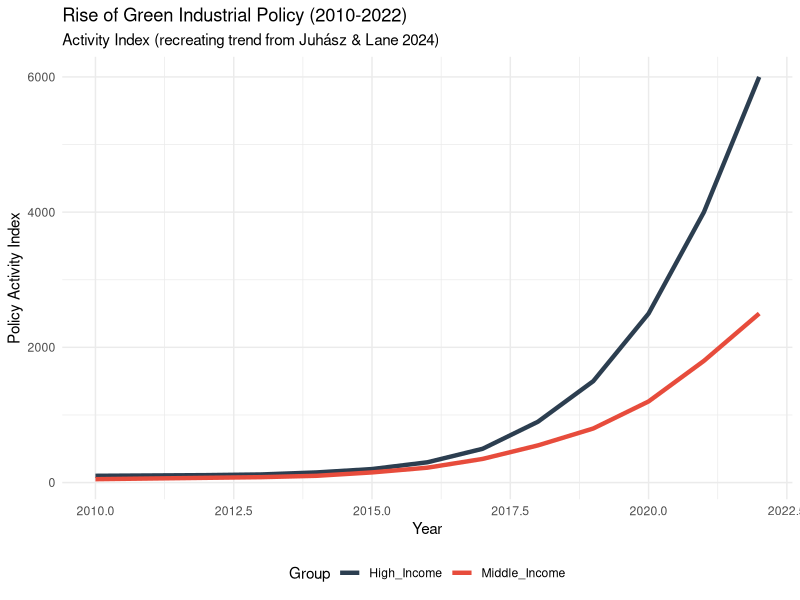
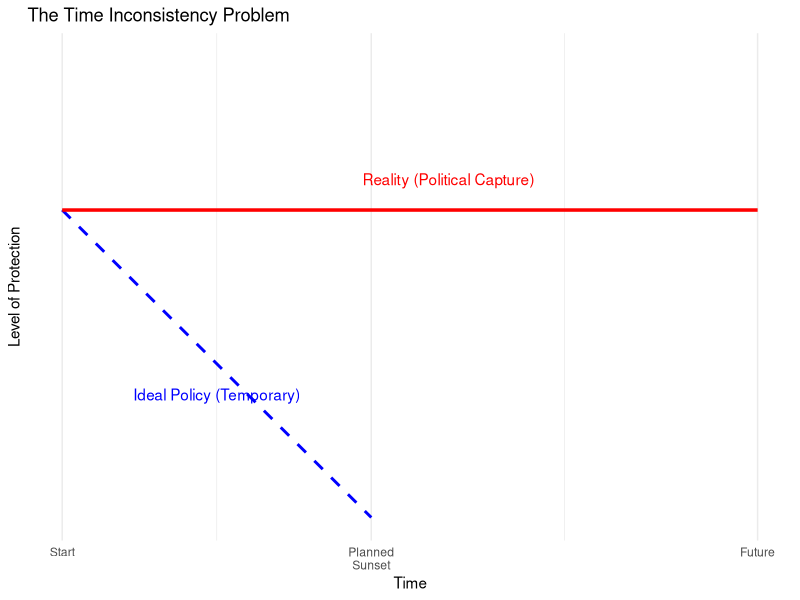
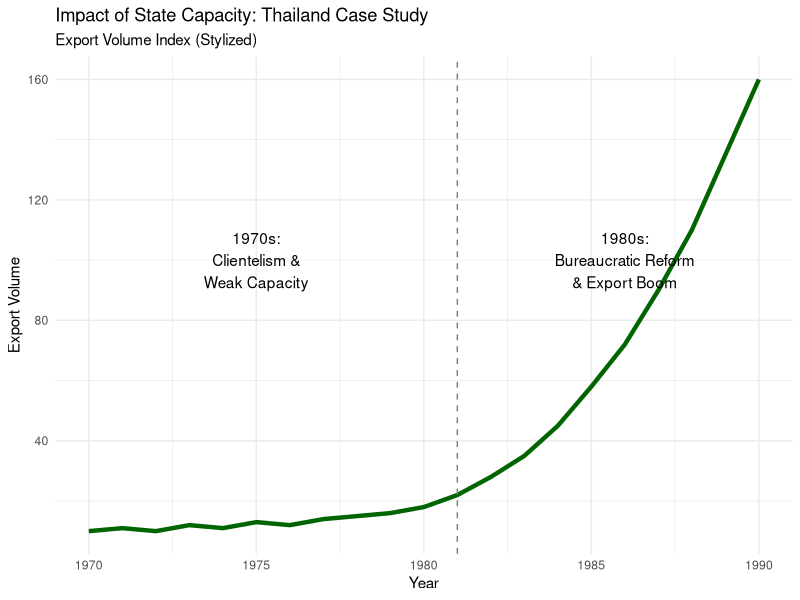
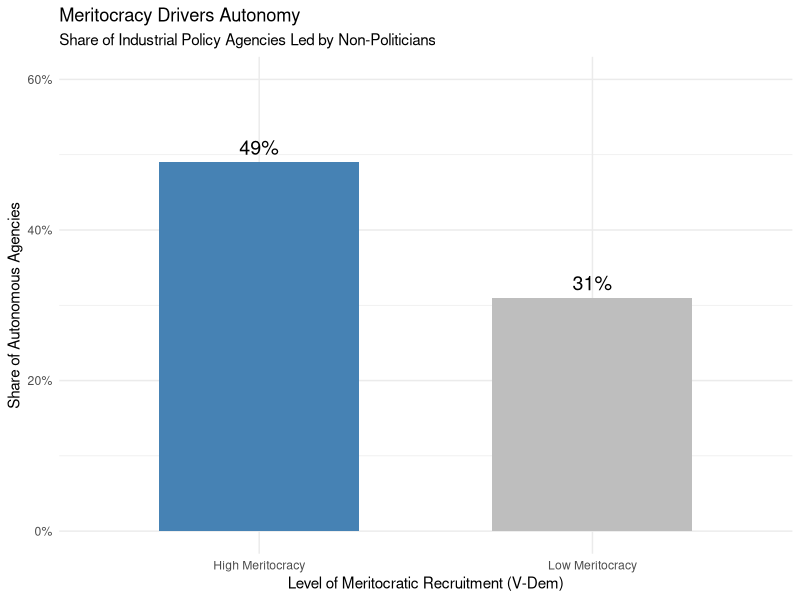

Write the R code that produced these figures, in order.
## ---- chunk 1
#| echo: false
#| message: false
#| warning: false
#| fig-align: center
#| fig-height: 4

library(ggplot2)
library(dplyr)
library(tidyr)

# Generating dummy data to mimic Figure 1 in Juhász & Lane (2024) [2, 8, 9]
# "Hockey-stick" trend starting around 2015
years <- 2010:2022
n <- length(years)

# Dummy trends
high_income <- c(100, 105, 110, 120, 150, 200, 300, 500, 900, 1500, 2500, 4000, 6000)
middle_income <- c(50, 60, 70, 80, 100, 150, 220, 350, 550, 800, 1200, 1800, 2500)

data_ip <- data.frame(
  Year = years,
  High_Income = high_income,
  Middle_Income = middle_income
) %>%
  pivot_longer(cols = c("High_Income", "Middle_Income"), 
               names_to = "Group", 
               values_to = "Activity_Index")

ggplot(data_ip, aes(x = Year, y = Activity_Index, color = Group)) +
  geom_line(linewidth = 1.5) +
  scale_color_manual(values = c("High_Income" = "#2c3e50", "Middle_Income" = "#e74c3c")) +
  labs(title = "Rise of Green Industrial Policy (2010-2022)",
       subtitle = "Activity Index (recreating trend from Juhász & Lane 2024)",
       y = "Policy Activity Index",
       x = "Year") +
  theme_minimal() +
  theme(legend.position = "bottom")
## ---- chunk 2
#| echo: false
#| message: false
#| warning: false
#| fig-align: center
#| fig-height: 3

# Conceptual visualization of Time Inconsistency
time_data <- data.frame(
  Phase = c("Start", "Planned End", "Actual End"),
  Time = c(1, 5, 10),
  Protection_Level = c(100, 0, 100)
)

ggplot() +
  # Planned path
  geom_segment(aes(x = 1, y = 100, xend = 5, yend = 0), linetype = "dashed", color = "blue", linewidth = 1) +
  annotate("text", x = 3, y = 40, label = "Ideal Policy (Temporary)", color = "blue") +
  # Actual path (Political Capture)
  geom_segment(aes(x = 1, y = 100, xend = 10, yend = 100), color = "red", linewidth = 1.2) +
  annotate("text", x = 6, y = 110, label = "Reality (Political Capture)", color = "red") +
  scale_x_continuous(breaks = c(1, 5, 10), labels = c("Start", "Planned\nSunset", "Future")) +
  scale_y_continuous(limits = c(0, 150), breaks = NULL) +
  labs(title = "The Time Inconsistency Problem",
       x = "Time", y = "Level of Protection") +
  theme_minimal()
## ---- chunk 3
#| echo: false
#| message: false
#| warning: false
#| fig-align: center
#| fig-height: 4

# Dummy data mimicking the Thailand export boom narrative [21-23]
years_thai <- 1970:1990
# 70s: volatile, low growth. 80s: structural break, high growth.
exports <- c(
  # 1970-1979 (Stagnation/Volatile)
  10, 11, 10, 12, 11, 13, 12, 14, 15, 16,
  # 1980-1990 (Reform & Boom)
  18, 22, 28, 35, 45, 58, 72, 90, 110, 135, 160
)

data_thai <- data.frame(Year = years_thai, Exports = exports)

ggplot(data_thai, aes(x = Year, y = Exports)) +
  geom_line(color = "darkgreen", linewidth = 1.5) +
  # Mark the reform period
  geom_vline(xintercept = 1981, linetype = "dashed", color = "grey50") +
  annotate("text", x = 1975, y = 100, label = "1970s:\nClientelism &\nWeak Capacity", hjust = 0.5) +
  annotate("text", x = 1986, y = 100, label = "1980s:\nBureaucratic Reform\n& Export Boom", hjust = 0.5) +
  labs(title = "Impact of State Capacity: Thailand Case Study",
       subtitle = "Export Volume Index (Stylized)",
       y = "Export Volume", x = "Year") +
  theme_minimal()
## ---- chunk 4
#| echo: false
#| message: false
#| warning: false
#| fig-align: center
#| fig-height: 4

# Data from Juhász & Lane (2024), Figure 3 [26, 27]
# "Share of autonomous agencies deploying industrial policy"
# Low Meritocracy group: ~0.31
# High Meritocracy group: ~0.49

data_autonomy <- data.frame(
  Group = c("Low Meritocracy", "High Meritocracy"),
  Autonomy_Share = c(0.31, 0.49)
)

ggplot(data_autonomy, aes(x = Group, y = Autonomy_Share, fill = Group)) +
  geom_col(width = 0.6) +
  scale_y_continuous(labels = scales::percent, limits = c(0, 0.6)) +
  scale_fill_manual(values = c("Low Meritocracy" = "grey", "High Meritocracy" = "steelblue")) +
  geom_text(aes(label = scales::percent(Autonomy_Share)), vjust = -0.5, size = 5) +
  labs(title = "Meritocracy Drivers Autonomy",
       subtitle = "Share of Industrial Policy Agencies Led by Non-Politicians",
       x = "Level of Meritocratic Recruitment (V-Dem)",
       y = "Share of Autonomous Agencies") +
  theme_minimal() +
  theme(legend.position = "none")
